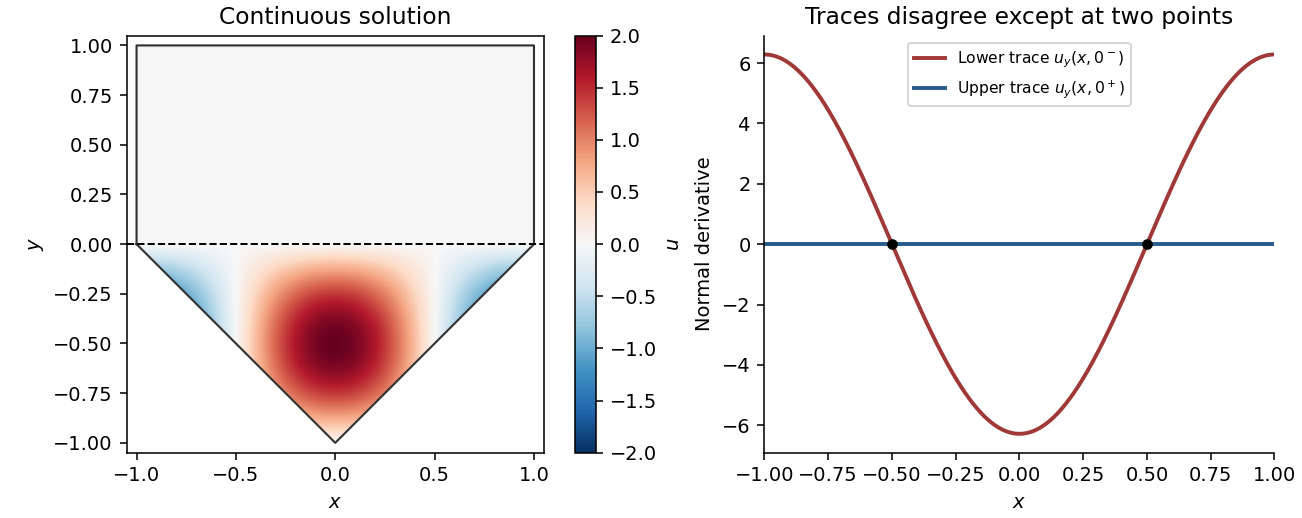

Reproduce this figure in Python.
"""Python 3.14; numpy and matplotlib. Output is written in the current directory."""
from pathlib import Path
import numpy as np
import matplotlib
matplotlib.use('Agg')
import matplotlib.pyplot as plt
x=np.linspace(-1,1,501);y=np.linspace(-1,1,501);X,Y=np.meshgrid(x,y)
U=np.where(Y<0,-2*np.cos(np.pi*X)*np.sin(np.pi*Y),0.)
U=np.ma.masked_where(Y<np.abs(X)-1,U)
fig,axes=plt.subplots(1,2,figsize=(9.3,3.7),layout='constrained',facecolor='white')
a=axes[0];im=a.pcolormesh(X,Y,U,cmap='RdBu_r',vmin=-2,vmax=2,rasterized=True,shading='auto')
a.plot([-1,-1,1,1,0,-1],[0,1,1,0,-1,0],color='#333333',lw=1.1)
a.axhline(0,color='black',lw=1,ls='--');a.set(xlabel='$x$',ylabel='$y$',title='Continuous solution',aspect='equal',xlim=(-1.05,1.05),ylim=(-1.05,1.05));fig.colorbar(im,ax=a,label='$u$')
a=axes[1];a.plot(x,-2*np.pi*np.cos(np.pi*x),color='#a13838',lw=2,label=r'Lower trace $u_y(x,0^-)$');a.plot(x,np.zeros_like(x),color='#275b8a',lw=2,label=r'Upper trace $u_y(x,0^+)$');a.scatter([-.5,.5],[0,0],s=20,color='black',zorder=5)
a.set(xlabel='$x$',ylabel='Normal derivative',title='Traces disagree except at two points',xlim=(-1,1));a.legend(loc='upper center',fontsize=8);a.spines[['top','right']].set_visible(False)
fig.savefig(Path.cwd()/'2013-mixed-type-interface.png',dpi=140,facecolor='white')
